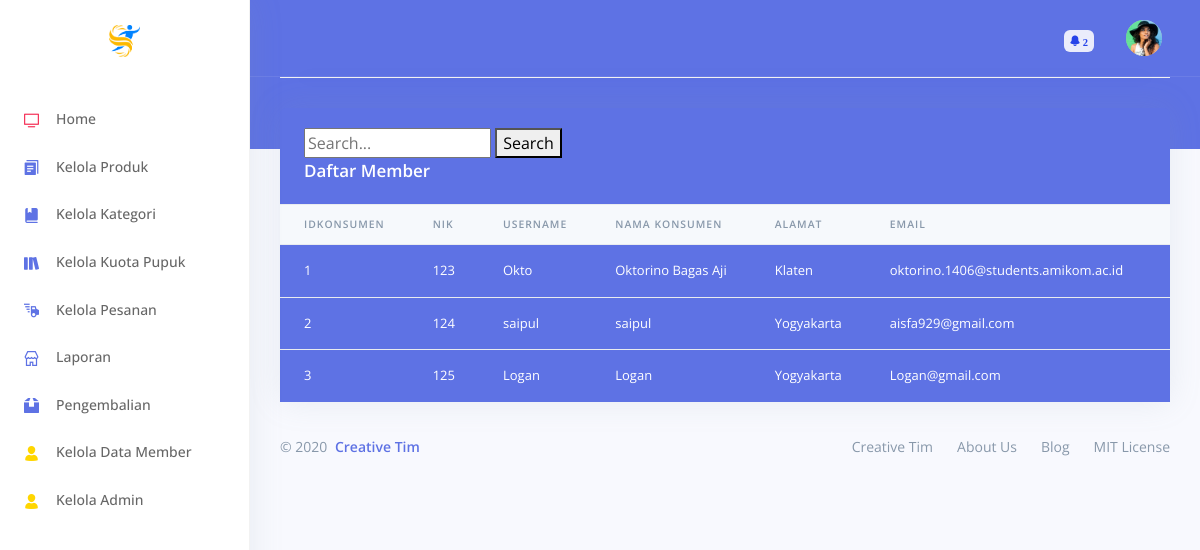
Screenshot of /index.php/member with the database file from the repository.
### tables this page shows
CREATE TABLE `tbl_member` (
  `idKonsumen` int(5) NOT NULL,
  `Nik` int(11) NOT NULL,
  `username` varchar(100) NOT NULL,
  `password` varchar(100) NOT NULL,
  `namaKonsumen` varchar(50) NOT NULL,
  `alamat` varchar(200) NOT NULL,
  `email` varchar(100) NOT NULL,
  `tlpn` varchar(20) NOT NULL,
  `statusAktif` enum('Y','N') NOT NULL
);

### application/controllers/Member.php (called while the page is built, shortened)
<?php
class Member extends CI_Controller
{
    public function __construct()
    {
        $this->load->model('Member_Model');
        $this->load->model('Jumlah_Model');
        $this->load->model('Order_Model');
    }
    public function index()
    {
        $queryAllMember = $this->Member_Model->getDataMember();
        $data = array('queryAllMember' => $queryAllMember);
        $data['total_pesanan'] = $this->Jumlah_Model->total_pesanan();
        $data['invoice'] = $this->Order_Model->getPendingInvoices();
        $data['tbl_admin'] = $this->db->get_where('tbl_admin', ['email' => $this->session->userdata('email')])->row_array();
        $this->load->view('Layout Admin');
        $this->load->view('sidebaradmin', $data);
        $this->load->view('admin/Member', $data);
        $this->load->view('Layout Admin 2');
    }
}

### index.php (called while the page is built, shortened)
<?php
require_once BASEPATH.'core/CodeIgniter.php';

### application/models/Member_Model.php (called while the page is built, shortened)
<?php defined('BASEPATH') or exit('No direct script access allowed');
class Member_Model extends CI_Model
{
    function getDataMember()
    {
        $query = $this->db->get('tbl_member');
        return $query->result();
    }
}

### application/views/admin/Member.php (the view, shortened to what this page needs)
<div class="container-fluid mt--6">
  <div class="row">
    <div class="col">
      <div class="card">
        <div class="card-footer py-0">
        </div>
      </div>
    </div>
  </div>
  <div class="row">
    <div class="col">
      <div class="card bg-primary shadow">
        <div class="card-header bg-transparent border-0">
          <form action="<?= base_url('Member/perform_search'); ?>" method="post">
            <input type="text" name="keyword" placeholder="Search...">
            <button type="submit">Search</button>
          </form>
          <h3 class="text-white mb-0">Daftar Member</h3>
        </div>
        <div class="table-responsive">
          <table class="table align-items-center bg-primary table-flush">
            <thead class="thead-light">
              <tr>
                <th scope="col" class="sort" data-sort="name">idKonsumen</th>
                <th scope="col" class="sort" data-sort="name">NIK</th>
                <th scope="col" class="sort" data-sort="name">Username</th>
                <th scope="col" class="sort" data-sort="name">Nama Konsumen</th>
                <th scope="col" class="sort" data-sort="name">Alamat</th>
                <th scope="col" class="sort" data-sort="name">Email</th>
                <th scope="col" class="sort" data-sort="budget">Password</th>
              </tr>
              <?php
              foreach ($queryAllMember as $row) {
              ?>
                <tr>
                  <td class="text-white mb-0"><?php echo $row->idKonsumen ?></td>
                  <td class="text-white mb-0"><?php echo $row->Nik ?></td>
                  <td class="text-white mb-0"><?php echo $row->username ?></td>
                  <td class="text-white mb-0"><?php echo $row->namaKonsumen ?></td>
                  <td class="text-white mb-0"><?php echo $row->alamat ?></td>
                  <td class="text-white mb-0"><?php echo $row->email ?></td>
                  <td class="text-white mb-0"><?php echo $row->password ?></td>
                </tr>
              <?php } ?>
            </thead>
          </table>
        </div>
      </div>
    </div>
  </div>
  <footer class="footer pt-0">
    <div class="row align-items-center justify-content-lg-between">
      <div class="col-lg-6">
        <div class="copyright text-center  text-lg-left  text-muted">
          &copy; 2020 <a href="https://www.creative-tim.com" class="font-weight-bold ml-1" target="_blank">Creative Tim</a>
        </div>
      </div>
      <div class="col-lg-6">
        <ul class="nav nav-footer justify-content-center justify-content-lg-end">
          <li class="nav-item">
            <a href="https://www.creative-tim.com" class="nav-link" target="_blank">Creative Tim</a>
          </li>
          <li class="nav-item">
            <a href="https://www.creative-tim.com/presentation" class="nav-link" target="_blank">About Us</a>
          </li>
          <li class="nav-item">
            <a href="http://blog.creative-tim.com" class="nav-link" target="_blank">Blog</a>
          </li>
          <li class="nav-item">
            <a href="https://github.com/creativetimofficial/argon-dashboard/blob/master/LICENSE.md" class="nav-link" target="_blank">MIT License</a>
          </li>
        </ul>
      </div>
    </div>
  </footer>
</div>
</div>

### rows the page displays
tbl_member: idKonsumen "1", Nik "123", username "Okto", namaKonsumen "Oktorino Bagas Aji", alamat "Klaten", email "oktorino.1406@students.amikom.ac.id"
tbl_member: idKonsumen "2", Nik "124", username "saipul", namaKonsumen "saipul", alamat "Yogyakarta", email "aisfa929@gmail.com"
tbl_member: idKonsumen "3", Nik "125", username "Logan", namaKonsumen "Logan", alamat "Yogyakarta", email "Logan@gmail.com"

### other values shown
$total_pesanan "2"
